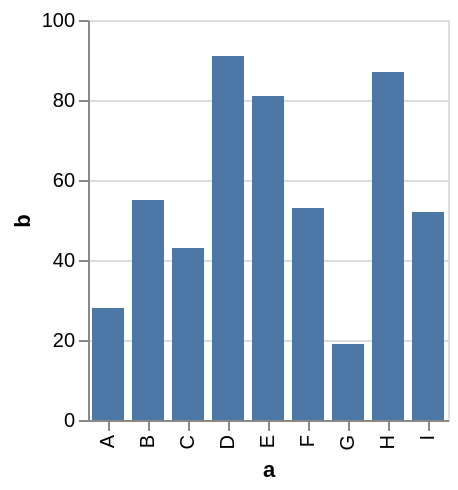

Notebook code cell kept with this figure:
### Markdown cell above
# Charting in Colaboratory

A common use for notebooks is data visualization using charts. Colaboratory makes this easy with several charting tools available as Python imports.

### Code cell
import altair as alt

source = {
    "values": [
        {"a": "A", "b": 28},
        {"a": "B", "b": 55},
        {"a": "C", "b": 43},
        {"a": "D", "b": 91},
        {"a": "E", "b": 81},
        {"a": "F", "b": 53},
        {"a": "G", "b": 19},
        {"a": "H", "b": 87},
        {"a": "I", "b": 52},
    ]
}

select = alt.selection_point(name="select", on="click")
highlight = alt.selection_point(name="highlight", on="pointerover", empty=False)

stroke_width = (
    alt.when(select).then(alt.value(2, empty=False))
    .when(highlight).then(alt.value(1))
    .otherwise(alt.value(0))
)


alt.Chart(source, height=200).mark_bar(
    fill="#4C78A8", stroke="black", cursor="pointer"
).encode(
    x="a:O",
    y="b:Q",
    fillOpacity=alt.when(select).then(alt.value(1)).otherwise(alt.value(0.3)),
    strokeWidth=stroke_width,
).configure_scale(bandPaddingInner=0.2).add_params(select, highlight)

### Figure 1 — Vega-Lite specification as saved in the notebook (floating-point values rounded to 4 significant figures)
{"config": {"view": {"continuousWidth": 300, "continuousHeight": 300}, "scale": {"bandPaddingInner": 0.2}}, "data": {"name": "data-7684334a68ab74ba4c3ca7d0ceaeb461"}, "mark": {"type": "bar", "cursor": "pointer", "fill": "#4C78A8", "stroke": "black"}, "encoding": {"fillOpacity": {"condition": [{"param": "select", "value": 1}], "value": 0.3}, "strokeWidth": {"condition": [{"param": "select", "value": 2, "empty": false}, {"param": "highlight", "value": 1, "empty": false}], "value": 0}, "x": {"field": "a", "type": "ordinal"}, "y": {"field": "b", "type": "quantitative"}}, "height": 200, "params": [{"name": "select", "select": {"type": "point", "on": "click"}}, {"name": "highlight", "select": {"type": "point", "on": "pointerover"}}], "$schema": "https://vega.github.io/schema/vega-lite/v5.20.1.json", "datasets": {"data-7684334a68ab74ba4c3ca7d0ceaeb461": [{"a": "A", "b": 28}, {"a": "B", "b": 55}, {"a": "C", "b": 43}, {"a": "D", "b": 91}, {"a": "E", "b": 81}, {"a": "F", "b": 53}, {"a": "G", "b": 19}, {"a": "H", "b": 87}, {"a": "I", "b": 52}]}}
